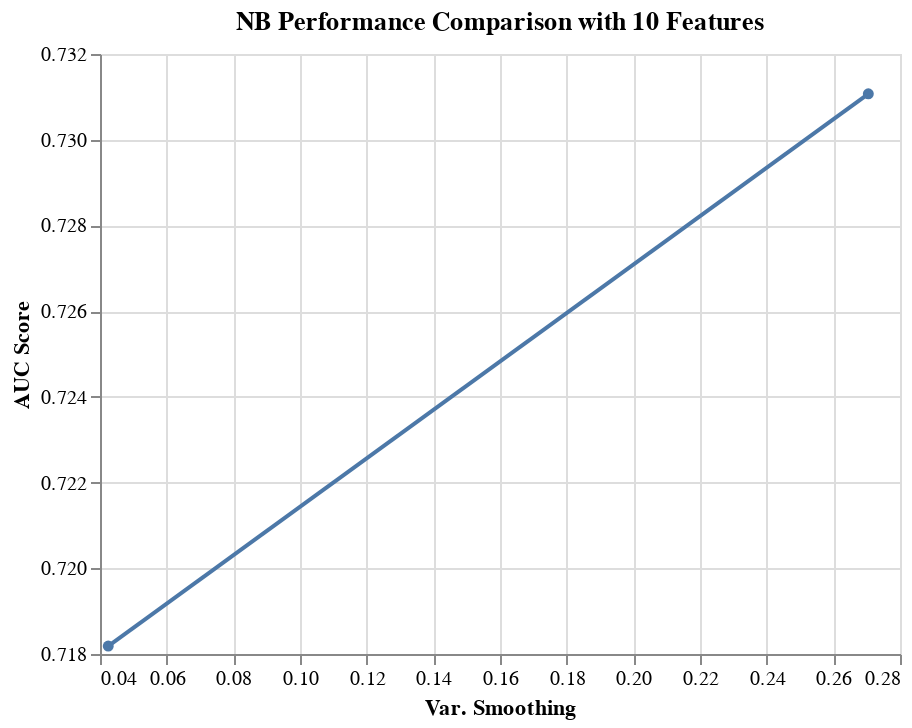

Write notebook code for a chart like this one.
### Markdown cell above
We can see above that the cross-validated AUC score difference for different hyper parameters for NB is small. Visualization is shown below.

### Code cell
results_NB_10_features = results_NB[results_NB['rfi_fs__n_features_'] == 10.0]

alt.Chart(results_NB_10_features, 
          title='NB Performance Comparison with 10 Features'
         ).mark_line(point=True).encode(
    alt.X('nb__var_smoothing', title='Var. Smoothing'),
    alt.Y('mean_score', title='AUC Score', scale=alt.Scale(zero=False))
)

### Figure 1 — Vega-Lite specification as saved in the notebook (floating-point values rounded to 4 significant figures)
{"config": {"view": {"continuousWidth": 400, "continuousHeight": 300}}, "data": {"name": "data-c78c8a59e489da09f3cfc685c931dacf"}, "mark": {"type": "line", "point": true}, "encoding": {"x": {"type": "quantitative", "field": "nb__var_smoothing", "title": "Var. Smoothing"}, "y": {"type": "quantitative", "field": "mean_score", "scale": {"zero": false}, "title": "AUC Score"}}, "title": "NB Performance Comparison with 10 Features", "$schema": "https://vega.github.io/schema/vega-lite/v4.8.1.json", "datasets": {"data-c78c8a59e489da09f3cfc685c931dacf": [{"mean_score": 0.7311, "std_score": 0.04548, "max_score": 0.7822, "min_score": 0.662, "rfi_fs__n_features_": 10.0, "nb__var_smoothing": 0.2705}, {"mean_score": 0.7182, "std_score": 0.04208, "max_score": 0.7867, "min_score": 0.6542, "rfi_fs__n_features_": 10.0, "nb__var_smoothing": 0.04248}]}}
